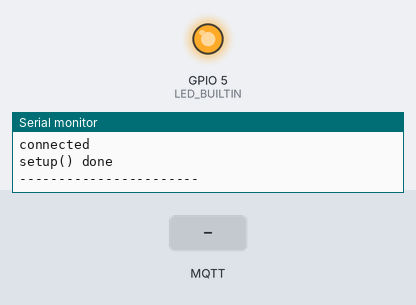
Bench run of a sketch on a simulated ESP32. Parts: output pins drawn as LEDs (lit = HIGH), the last lines printed to the serial monitor. Dashed ring = blinking. Inputs (shaded band) come from the test bench. WiFi joins after 1.5 s; servers stay silent unless stated; no MQTT or app messages arrive unless stated.

Above: at 2.7 s.
2.8 s: MQTT message "a" arrives on the first subscribed topic
At 3.2 s:
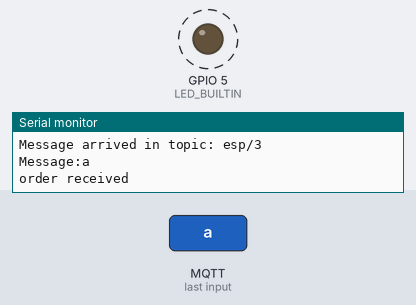
5.8 s: MQTT message "b" arrives on the first subscribed topic
Timing chart, 0 to 8.8 s (numbered marks = the images above; inputs shaded):
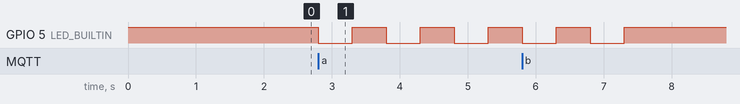

Measured:
- after the input at 2.8 s, GPIO 5 (LED_BUILTIN): alternates HIGH for 0.50 s and LOW for 0.50 s, starting at once

The sketch:

espMQTT.ino
```cpp
   #include <WiFi.h>
#include <PubSubClient.h>

#define LED_BUILTIN 5
String DAMAC = "1024";
const char* ssid = "************";
const char* password = "*******!";
const char* mqtt_server = "192.168.11.196"; // ubuntu IP
const char* esp_id = "esp/3";
const char* clientName = "ESP32Client3";

WiFiClient espClient3;
PubSubClient client(espClient3);


void setup_wifi() {
  delay(10);
  // We start by connecting to a WiFi network
  Serial.println();
  Serial.print("Connecting to ");
  Serial.println(ssid);

  WiFi.begin(ssid, password);

  while (WiFi.status() != WL_CONNECTED) {
    delay(500);
    Serial.print(".");
  }

  Serial.println("");
  Serial.println("WiFi connected");
  Serial.println("IP address: ");
  Serial.println(WiFi.localIP());
}

void blink(){
  for(int i = 0; i<5; i++){
    digitalWrite(LED_BUILTIN, LOW);
    delay(500);
    digitalWrite(LED_BUILTIN, HIGH);
    delay(500);
  }
  digitalWrite(LED_BUILTIN, LOW);
}

void offled(){
  digitalWrite(LED_BUILTIN, HIGH);
}

void callback(char* topic, byte* payload, unsigned int length) {

  Serial.print("Message arrived in topic: ");
  Serial.println(topic);

  Serial.print("Message:");
  for (int i = 0; i < length; i++) {
    Serial.print((char)payload[i]);
  }
  Serial.println();
  if((char)payload[0]=='a'){
    Serial.println("order received");
    blink();
  }
  else if((char)payload[0]=='b'){
    offled();
  }
  Serial.println("-----------------------");
}

void reconnect() {
  // Loop until we're reconnected
  while (!client.connected()) {
    Serial.print("Attempting MQTT connection...");
    // Attempt to connect
    if (client.connect(clientName)) {
      Serial.println("connected");
    } else {
      Serial.print("failed, rc=");
      Serial.print(client.state());
      Serial.println(" try again in 5 seconds");
      delay(5000);
    }
  }
}

void setup() {
  Serial.begin(115200);
  pinMode(LED_BUILTIN, OUTPUT);
  digitalWrite(LED_BUILTIN, HIGH);

  setup_wifi();
  client.setServer(mqtt_server, 1883);
  client.setCallback(callback);

  while (!client.connected()) {
    Serial.println("Connecting to MQTT...");

    if (client.connect(clientName)) {
      Serial.println("connected");
    } else {
      Serial.print("failed with state ");
      Serial.print(client.state());
      delay(2000);
    }
  }

  client.subscribe(esp_id);
  Serial.println("setup() done");
  Serial.println("-----------------------");
}

void loop() {
  if (!client.connected()) {
    reconnect();
  }
  client.loop();
}
```
